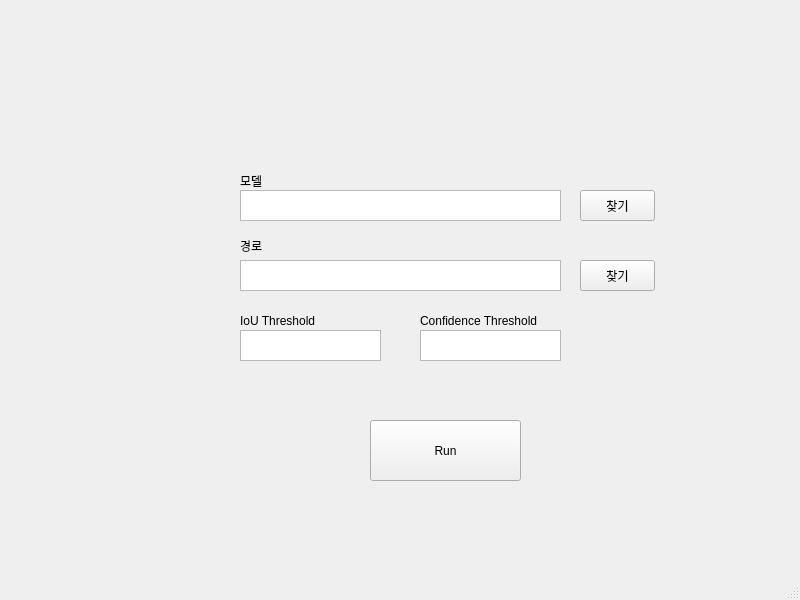
<?xml version="1.0" encoding="UTF-8"?>
<ui version="4.0">
 <class>MainWindow</class>
 <widget class="QMainWindow" name="MainWindow">
  <property name="geometry">
   <rect>
    <x>0</x>
    <y>0</y>
    <width>800</width>
    <height>600</height>
   </rect>
  </property>
  <property name="sizePolicy">
   <sizepolicy hsizetype="Fixed" vsizetype="Fixed">
    <horstretch>0</horstretch>
    <verstretch>0</verstretch>
   </sizepolicy>
  </property>
  <property name="windowTitle">
   <string>MainWindow</string>
  </property>
  <widget class="QWidget" name="centralwidget">
   <widget class="QLabel" name="label">
    <property name="geometry">
     <rect>
      <x>240</x>
      <y>170</y>
      <width>91</width>
      <height>21</height>
     </rect>
    </property>
    <property name="text">
     <string>모델</string>
    </property>
   </widget>
   <widget class="QLabel" name="label_2">
    <property name="geometry">
     <rect>
      <x>240</x>
      <y>240</y>
      <width>56</width>
      <height>12</height>
     </rect>
    </property>
    <property name="text">
     <string>경로</string>
    </property>
   </widget>
   <widget class="QPushButton" name="pushButton_run">
    <property name="geometry">
     <rect>
      <x>370</x>
      <y>420</y>
      <width>151</width>
      <height>61</height>
     </rect>
    </property>
    <property name="text">
     <string>Run</string>
    </property>
   </widget>
   <widget class="QPushButton" name="pushButton_find_weight">
    <property name="geometry">
     <rect>
      <x>580</x>
      <y>190</y>
      <width>75</width>
      <height>31</height>
     </rect>
    </property>
    <property name="text">
     <string>찾기</string>
    </property>
   </widget>
   <widget class="QPushButton" name="pushButton_find_source">
    <property name="geometry">
     <rect>
      <x>580</x>
      <y>260</y>
      <width>75</width>
      <height>31</height>
     </rect>
    </property>
    <property name="text">
     <string>찾기</string>
    </property>
   </widget>
   <widget class="QLabel" name="label_3">
    <property name="geometry">
     <rect>
      <x>240</x>
      <y>310</y>
      <width>141</width>
      <height>21</height>
     </rect>
    </property>
    <property name="text">
     <string>IoU Threshold</string>
    </property>
   </widget>
   <widget class="QLabel" name="label_4">
    <property name="geometry">
     <rect>
      <x>420</x>
      <y>310</y>
      <width>141</width>
      <height>21</height>
     </rect>
    </property>
    <property name="text">
     <string>Confidence Threshold</string>
    </property>
   </widget>
   <widget class="QTextEdit" name="textEdit_weight">
    <property name="geometry">
     <rect>
      <x>240</x>
      <y>190</y>
      <width>321</width>
      <height>31</height>
     </rect>
    </property>
    <property name="readOnly">
     <bool>true</bool>
    </property>
   </widget>
   <widget class="QTextEdit" name="textEdit_source">
    <property name="geometry">
     <rect>
      <x>240</x>
      <y>260</y>
      <width>321</width>
      <height>31</height>
     </rect>
    </property>
    <property name="readOnly">
     <bool>true</bool>
    </property>
   </widget>
   <widget class="QTextEdit" name="textEdit_iou">
    <property name="geometry">
     <rect>
      <x>240</x>
      <y>330</y>
      <width>141</width>
      <height>31</height>
     </rect>
    </property>
   </widget>
   <widget class="QTextEdit" name="textEdit_conf">
    <property name="geometry">
     <rect>
      <x>420</x>
      <y>330</y>
      <width>141</width>
      <height>31</height>
     </rect>
    </property>
   </widget>
  </widget>
  <widget class="QMenuBar" name="menubar">
   <property name="geometry">
    <rect>
     <x>0</x>
     <y>0</y>
     <width>800</width>
     <height>21</height>
    </rect>
   </property>
  </widget>
  <widget class="QStatusBar" name="statusbar"/>
 </widget>
 <resources/>
 <connections/>
</ui>
